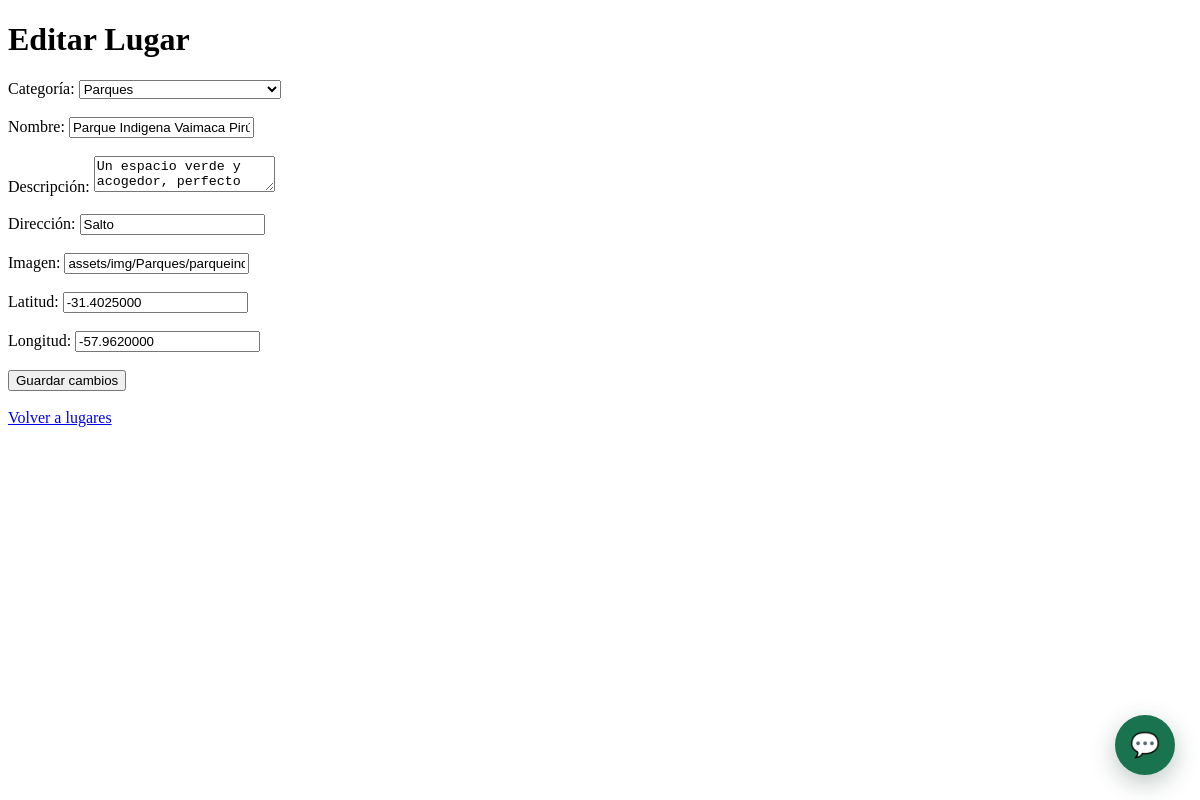
Page /pages/admin/editar_lugar.php?id=11 (signed in) on the earlier database version.
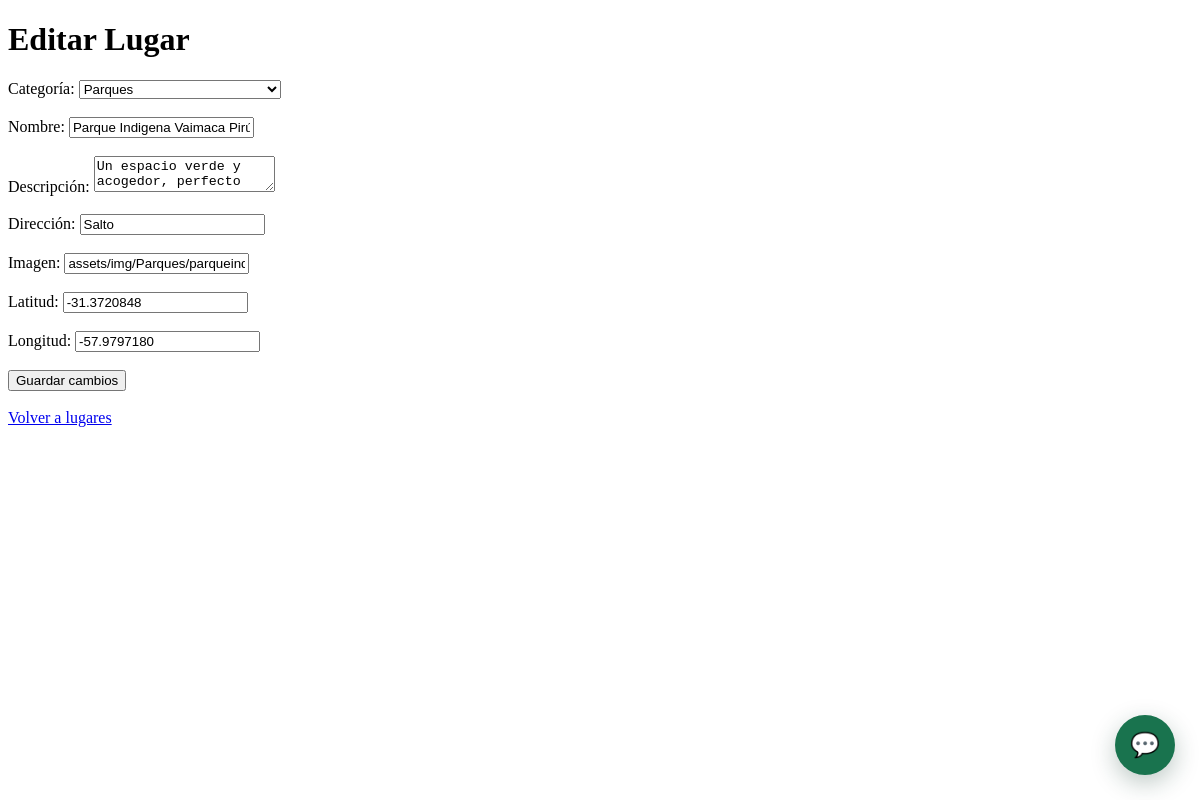
Same page on the later database version.
### tables this page shows
CREATE TABLE `lugar_categoria` (
  `ID_LUGAR` int(11) NOT NULL,
  `ID_CATEGORIA` int(11) NOT NULL
);

CREATE TABLE `lugar` (
  `ID_LUGAR` int(11) NOT NULL,
  `NOMBRE` varchar(150) NOT NULL,
  `DESCRIPCION` text DEFAULT NULL,
  `DIRECCION` varchar(200) NOT NULL,
  `IMAGEN` varchar(255) DEFAULT NULL,
  `LATITUD` decimal(10,7) DEFAULT NULL,
  `LONGITUD` decimal(10,7) DEFAULT NULL
);

CREATE TABLE `categoria` (
  `ID_CATEGORIA` int(11) NOT NULL,
  `NOMBRE` varchar(100) NOT NULL
);

### pages/admin/editar_lugar.php (the view, shortened to what this page needs)
<?php
require_once("../../conexion.php");
$id_lugar = $_GET["id"] ?? null;
$sql = "SELECT
            l.*,
            lc.ID_CATEGORIA
        FROM LUGAR l
        LEFT JOIN LUGAR_CATEGORIA lc
            ON l.ID_LUGAR = lc.ID_LUGAR
        WHERE l.ID_LUGAR = ?";
$stmt = $conexion->prepare($sql);
$stmt->bind_param(
    "i",
    $id_lugar
);
$stmt->execute();
$lugar = $stmt->get_result()->fetch_assoc();
$categorias = $conexion->query(
    "SELECT ID_CATEGORIA, NOMBRE
     FROM CATEGORIA
     ORDER BY NOMBRE"
);
?>
<!DOCTYPE html>
<html lang="es">
<head>
</head>
<body>
<h1>Editar Lugar</h1>
<form method="POST">
    <label>Categoría:</label>
    <select name="id_categoria" required>
        <?php while ($categoria = $categorias->fetch_assoc()) { ?>
            <option
                value="<?= $categoria["ID_CATEGORIA"] ?>"
                <?= $categoria["ID_CATEGORIA"] == $lugar["ID_CATEGORIA"] ? "selected" : "" ?>
            >
                <?= htmlspecialchars($categoria["NOMBRE"]) ?>
            </option>
        <?php } ?>
    </select>
    <br><br>
    <label>Nombre:</label>
    <input
        type="text"
        name="nombre"
        value="<?= htmlspecialchars($lugar["NOMBRE"]) ?>"
        required
    >
    <br><br>
    <label>Descripción:</label>
    <textarea
        name="descripcion"
        required
    ><?= htmlspecialchars($lugar["DESCRIPCION"]) ?></textarea>
    <br><br>
    <label>Dirección:</label>
    <input
        type="text"
        name="direccion"
        value="<?= htmlspecialchars($lugar["DIRECCION"]) ?>"
        required
    >
    <br><br>
    <label>Imagen:</label>
    <input
        type="text"
        name="imagen"
        value="<?= htmlspecialchars($lugar["IMAGEN"] ?? "") ?>"
    >
    <br><br>
    <label>Latitud:</label>
    <input
        type="text"
        name="latitud"
        value="<?= htmlspecialchars($lugar["LATITUD"] ?? "") ?>"
    >
    <br><br>
    <label>Longitud:</label>
    <input
        type="text"
        name="longitud"
        value="<?= htmlspecialchars($lugar["LONGITUD"] ?? "") ?>"
    >
    <br><br>
    <button type="submit">
        Guardar cambios
    </button>
</form>
<br>
<a href="lugares.php">
    Volver a lugares
</a>
<?php include("../../includes/chat-widget.php"); ?>
</body>
</html>

Differences in the rows shown:
changed through a linked row, lugar_categoria "Parques": latitud "-31.4025000" → "-31.3720848"; longitud "-57.9620000" → "-57.9797180"
